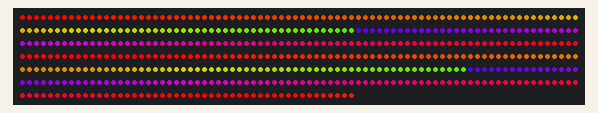
A sketch run on a simulated Arduino Uno, built with avr-gcc and run on an emulated ATmega328P. On the bench: 528 RGB LEDs in strip order, left to right, continuing on the next row.

Above: at 0.19 s.
At 1.15 s:
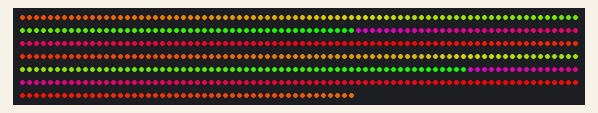
At 2.12 s:
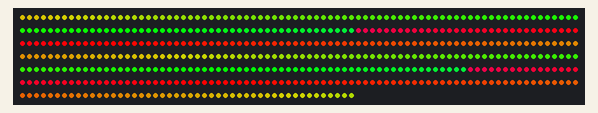
At 3.08 s:
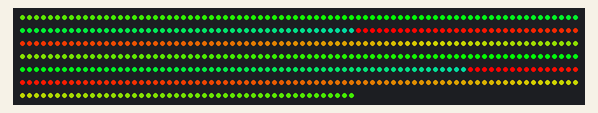
At 4.04 s:
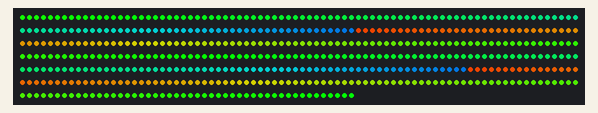

Measured:
- by itself, everything shown: repeats every 4.2 s, in 13 steps

The sketch:

led.ino
```cpp
#include <Adafruit_NeoPixel.h>

#define PIN        3    // Pin connected to NeoPixels
#define NUMPIXELS  528  // Number of pixels in the ring
#define DELAYVAL   0    // Minimal delay for fast changes

// Create an instance of the NeoPixel strip
Adafruit_NeoPixel pixels(NUMPIXELS, PIN, NEO_GRB + NEO_KHZ800);

// Function to convert HSV to RGB color
uint32_t Wheel(byte WheelPos) {
  WheelPos = 255 - WheelPos;
  if (WheelPos < 85) {
    return pixels.Color(255 - WheelPos * 3, 0, WheelPos * 3);
  }
  else if (WheelPos < 170) {
    WheelPos -= 85;
    return pixels.Color(0, WheelPos * 3, 255 - WheelPos * 3);
  }
  else {
    WheelPos -= 170;
    return pixels.Color(WheelPos * 3, 255 - WheelPos * 3, 0);
  }
}

void setup() {
  pixels.begin();  // Initialize NeoPixel strip
}

void loop() {
  static int startHue = 0;  // Variable to track the start of the gradient

  // Loop through each pixel and set its color based on the hue offset
  for(int i = 0; i < NUMPIXELS; i++) {
    int hue = (startHue + (i * 256 / NUMPIXELS)) & 255; // Calculate the hue for each pixel
    pixels.setPixelColor(i, Wheel(hue));  // Assign the color from the Wheel function
  }

  pixels.show();  // Update the strip with new colors

  startHue += 20;  // Larger hue step for faster color changes
  if (startHue >= 256) {
    startHue = 0;  // Wrap around when we reach the end of the color wheel
  }

  delay(DELAYVAL);  // Remove delay for rapid color changes
}
```
